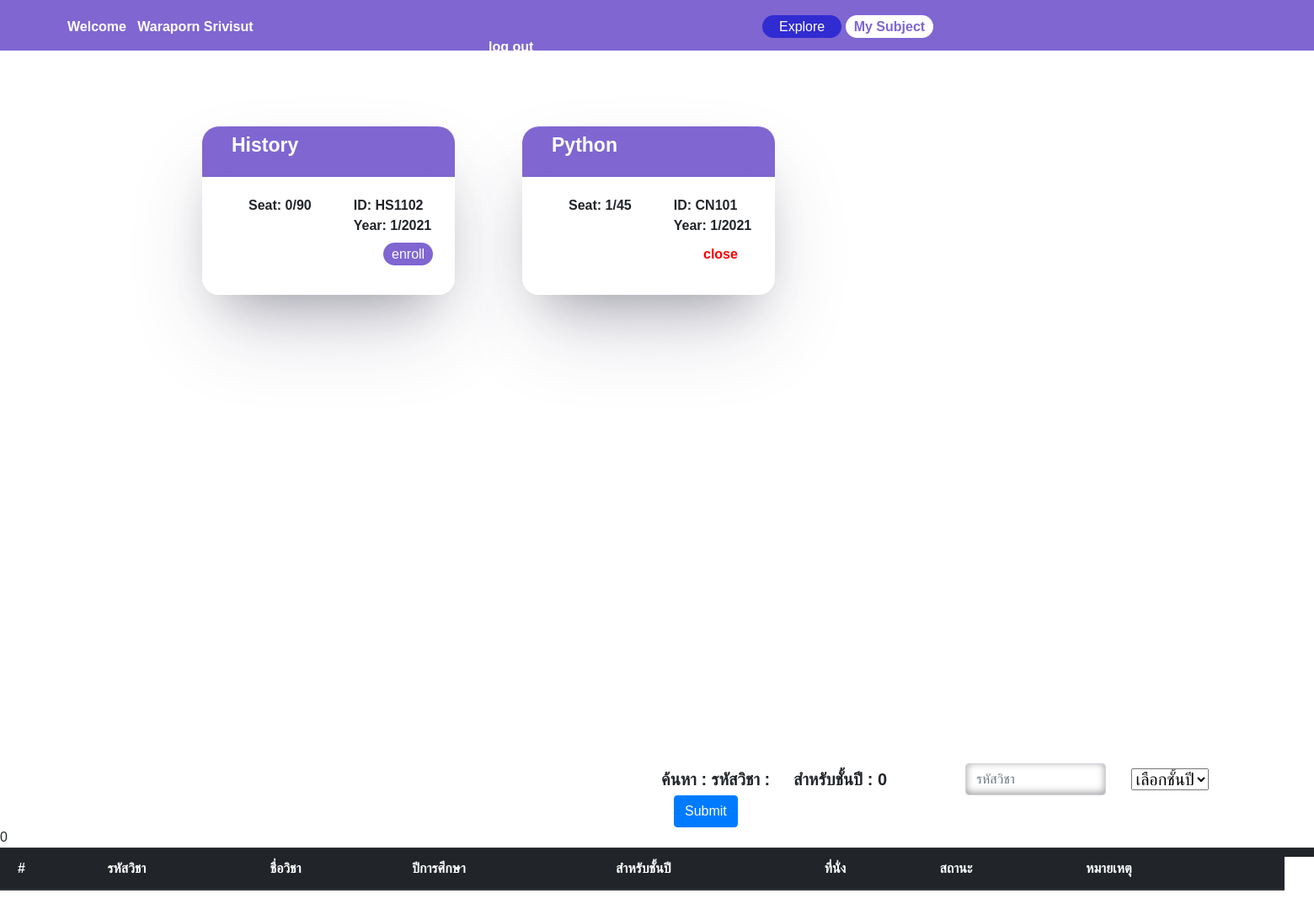
/regis/ (signed in), run on the app's committed database.
### regis/models.py (models this page shows)
class Course(models.Model):
    c_name = models.CharField(max_length=200)
    c_code = models.CharField(max_length=10)
    number_of_Applicants = models.IntegerField(default=0)
    seat = models.IntegerField()
    status = models.IntegerField(null=True)
    semeter = models.ForeignKey(Term,on_delete=models.CASCADE,related_name="c_term")
    student =  models.ManyToManyField(User, blank=True,related_name="student")
    for_year = models.IntegerField(null=True)
    year = models.IntegerField(null=True)
    def __str__(self):
        return f"{self.c_name}"

class Term(models.Model):   # 1 physics
    semeter =  models.IntegerField()
    year = models.IntegerField()
    def __str__(self):
        return f"{self.semeter}/{self.year}"

### regis/views.py (the view)
# urls.py: path('',views.index , name="home"),
def index(request):
    a1=request.POST.get('a1', '');
    a2=request.POST.get('a2', 0);
    year = 0
    temp = User.objects.all().filter(id=request.user.id)
    temp2 = temp.values_list('email')
    if temp2:
        year = temp2[0][0]
        data = Course.objects.exclude(student=request.user.id).filter(for_year=year)
    else:
        data = Course.objects.exclude(student=request.user.id) #.filter(year=year[0][0]) # เอาช่อง isstaffเก็บชั้นปีละกัน
    data2 = Course.objects.all()
    if a2!= '0' and a1 != '':
       data2 = Course.objects.all().filter(c_code=a1,for_year=a2)
    elif a2!='0':
       data2 = Course.objects.all().filter(for_year=a2)
    elif a1 != '':
       data2 = Course.objects.all().filter(c_code=a1)
    return render(request, "regis/index.html",{'courses':data,"data2":data2,"year":year,"a1":a1,"a2":a2})

### regis/templates/regis/index.html (shortened to what this page needs)
  {% extends "regis/layout.html" %}
  {% block page%}
  <a href="{% url 'regis:home' %}" id="home">Explore</a>
  <a href="{% url 'regis:mysub'%}" id="mysub">My Subject</a>
  {% endblock %}
  {% block content %}
    <section class="nav">
    </section >
    <section class="body">
       {% for course in courses  %}
            <ul>
                <div class="container">
                    <div class="header">{{course}}</div>
                    <div class="content">
                        <li>Seat: {{course.number_of_Applicants}}/{{course.seat}}   </li>
                        <w>
                            <li>ID: {{course.c_code}}   </li>
                            <li>Year: {{course.semeter}}</li>
                        </w>
                    </div>
                    {% if course.number_of_Applicants == course.seat %}
                        <p class="enroll"><a id="full">Class is full</a></p>
                    {% else %}
                        {%if course.status != 1 %}
                          <p class="enroll"><a id="full">close</a></p>
                        {%else%}
                          <p class="enroll"><a href="{% url 'regis:regis' course.id %}" id="enroll">enroll</a></p>
                          {% endif %}
                    {% endif %}
                </div>
            </ul>
        {% endfor %}
    </section>
<form class="row gx-3 gy-2 align-items-center" action="/regis/" method="post">
  ค้นหา  :    รหัสวิชา  : {{a1}}   &nbsp;&nbsp;&nbsp;
  {%if a2 != "0"%}
  สำหรับชั้นปี   :   {{a2}}
  {%endif%}  &nbsp;&nbsp;&nbsp;&nbsp;&nbsp;&nbsp;&nbsp;&nbsp;&nbsp;&nbsp;&nbsp;&nbsp;&nbsp;
  <div class="col-sm-3">
    <input type="text" class="form-control" name="a1" placeholder="รหัสวิชา">
  </div>
  <div class="col-sm-3">
    <select class="form-select" name="a2">
      <option value="0" selected>เลือกชั้นปี</option>
    </select>
  </div>
  <div class="col-auto">
    <button type="submit" class="btn btn-primary" >Submit</button>
  </div>
</form>
{{a1}}  {{a2}}
<table class="table table-dark table-hover">
  <thead>
    <tr>
      <th scope="col">&nbsp;&nbsp;#</th>
      <th scope="col">รหัสวิชา</th>
      <th scope="col">ชื่อวิชา</th>
      <th scope="col">ปีการศึกษา</th>
    <th scope="col">สำหรับชั้นปี</th>
    <th scope="col">ที่นั่ง</th>
    <th scope="col">สถานะ</th>
    <th scope="col">หมายเหตุ</th>
    <th scope="col">  </th>
    </tr>
  </thead>
</table>
  {% endblock %}

### regis/templates/regis/layout.html (shortened to what this page needs)
<!DOCTYPE html>
<html lang="en">
<head>
   <link href="//maxcdn.bootstrapcdn.com/bootstrap/4.1.1/css/bootstrap.min.css" rel="stylesheet" id="bootstrap-css">
    {% load static %}
    <link rel="stylesheet" type="text/css" href="{% static 'css/style.css' %}">
</head>
<body>
  <header>
    <a2 id="user">Welcome  &nbsp {{user.first_name}} {{user.last_name}}</a2>
    {% block page%}
    {% endblock %}
    <a href="{% url 'users:logout' %}" id='logout'>log out</a>
  </header>
        {% block content %}
        {% endblock %}
</body>
</html>

### regis/static/css/style.css (style rules this page uses)
body { font-family: 'Niramit', sans-serif; margin: 0; }
body header { width: 100%; height: 60px; padding-top: 20px; background: #7F66D1; position: fixed; }
#user { font-weight: bold; text-decoration: none; color: white; padding-left: 80px; padding-right: 600px; }
body section.body { padding-top: 50px; padding-bottom: 240px; padding-left: 200px; display: flex; flex-wrap: wrap; width: 1700px; }
.nav { padding-top: 100px; }
#home { padding-right: 20px; text-decoration: none; color:white; border-radius: 20px; padding: 5px 20px; background: #312BD2; }
#mysub { padding-right: 20px; text-decoration: none; color:#7F66D1; border-radius: 20px; padding: 5px 10px; background: white; font-weight: bold; }
#logout { font-weight: bold; text-decoration: none; color: white; padding-left: 580px; }
body section ul { margin-right: 40px; }
.enroll { padding-left: 200px; }
#full { text-decoration: none; color:red; font-weight: bold; padding-left: 0px; }
#enroll { text-decoration: none; color:white; border-radius: 20px; padding: 5px 10px; background: #7F66D1; }
body section ul div.container { width: 300px; height: 200px; background: linear-gradient(0deg, white 0%, white 70%, #7F66D1 50%, #7F66D1 100%); list-style: none; border-radius: 20px; box-shadow: rgba(255, 255, 255, 0.1) 0px 1px 1px 0px inset, rgba(50, 50, 93, 0.25) 0px 50px 100px -20px, rgba(0, 0, 0, 0.3) 0px 30px 60px -30px; transition: all 0.8s; }
body section ul div.container div.header { background: #7F66D1; padding-top: 5px; padding-left: 20px; padding-bottom: 12px; font-size: 23px; font-weight: bold; color: white; border-radius: 20px; }
body section ul div.container div.content { display: flex; padding-top: 30px; padding-left: 40px; font-weight: bold; padding-bottom: 10px; }
body section ul div.container w li { list-style: none; padding-left: 50px; }
body form { font-weight: bold; font-size: 20px; list-style: none; padding-top: 300px; padding-left: 800px; }
body form input { box-shadow: inset 0px -2px 10px rgba(0, 0, 0, 0.4); border-radius: 20px; border: none; height: 30px; }

### data on the page
Course: c_name "History", number_of_Applicants "0", seat "90", c_code "HS1102", semeter "1/2021", status "enroll"
Course: c_name "Python", number_of_Applicants "1", seat "45", c_code "CN101", semeter "1/2021", status "close"

### other printed values
{{ user.first_name }} "Waraporn"
{{ user.last_name }} "Srivisut"
{{ a2 }} "0"
